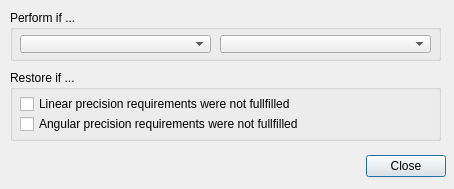
<?xml version="1.0" encoding="UTF-8"?>
<ui version="4.0">
 <class>CQDlgIkConditional</class>
 <widget class="QDialog" name="CQDlgIkConditional">
  <property name="geometry">
   <rect>
    <x>0</x>
    <y>0</y>
    <width>454</width>
    <height>189</height>
   </rect>
  </property>
  <property name="windowTitle">
   <string>IK Group Conditional Parameters</string>
  </property>
  <property name="locale">
   <locale language="English" country="UnitedStates"/>
  </property>
  <widget class="QGroupBox" name="groupBox">
   <property name="geometry">
    <rect>
     <x>10</x>
     <y>10</y>
     <width>431</width>
     <height>51</height>
    </rect>
   </property>
   <property name="title">
    <string>Perform if ...</string>
   </property>
   <property name="flat">
    <bool>false</bool>
   </property>
   <widget class="QComboBox" name="qqIkGroupCombo">
    <property name="geometry">
     <rect>
      <x>10</x>
      <y>25</y>
      <width>191</width>
      <height>18</height>
     </rect>
    </property>
   </widget>
   <widget class="QComboBox" name="qqIkResultCombo">
    <property name="geometry">
     <rect>
      <x>210</x>
      <y>25</y>
      <width>211</width>
      <height>18</height>
     </rect>
    </property>
   </widget>
  </widget>
  <widget class="QGroupBox" name="groupBox_2">
   <property name="geometry">
    <rect>
     <x>10</x>
     <y>70</y>
     <width>431</width>
     <height>71</height>
    </rect>
   </property>
   <property name="title">
    <string>Restore if ...</string>
   </property>
   <property name="flat">
    <bool>false</bool>
   </property>
   <widget class="QCheckBox" name="qqFailedLinear">
    <property name="geometry">
     <rect>
      <x>10</x>
      <y>25</y>
      <width>421</width>
      <height>18</height>
     </rect>
    </property>
    <property name="focusPolicy">
     <enum>Qt::StrongFocus</enum>
    </property>
    <property name="text">
     <string>Linear precision requirements were not fullfilled</string>
    </property>
   </widget>
   <widget class="QCheckBox" name="qqFailedAngular">
    <property name="geometry">
     <rect>
      <x>10</x>
      <y>45</y>
      <width>421</width>
      <height>18</height>
     </rect>
    </property>
    <property name="focusPolicy">
     <enum>Qt::StrongFocus</enum>
    </property>
    <property name="text">
     <string>Angular precision requirements were not fullfilled</string>
    </property>
   </widget>
  </widget>
  <widget class="QDialogButtonBox" name="qqClose">
   <property name="geometry">
    <rect>
     <x>15</x>
     <y>150</y>
     <width>431</width>
     <height>32</height>
    </rect>
   </property>
   <property name="standardButtons">
    <set>QDialogButtonBox::Close</set>
   </property>
  </widget>
 </widget>
 <tabstops>
  <tabstop>qqIkGroupCombo</tabstop>
  <tabstop>qqIkResultCombo</tabstop>
  <tabstop>qqFailedLinear</tabstop>
  <tabstop>qqFailedAngular</tabstop>
  <tabstop>qqClose</tabstop>
 </tabstops>
 <resources/>
 <connections/>
</ui>
